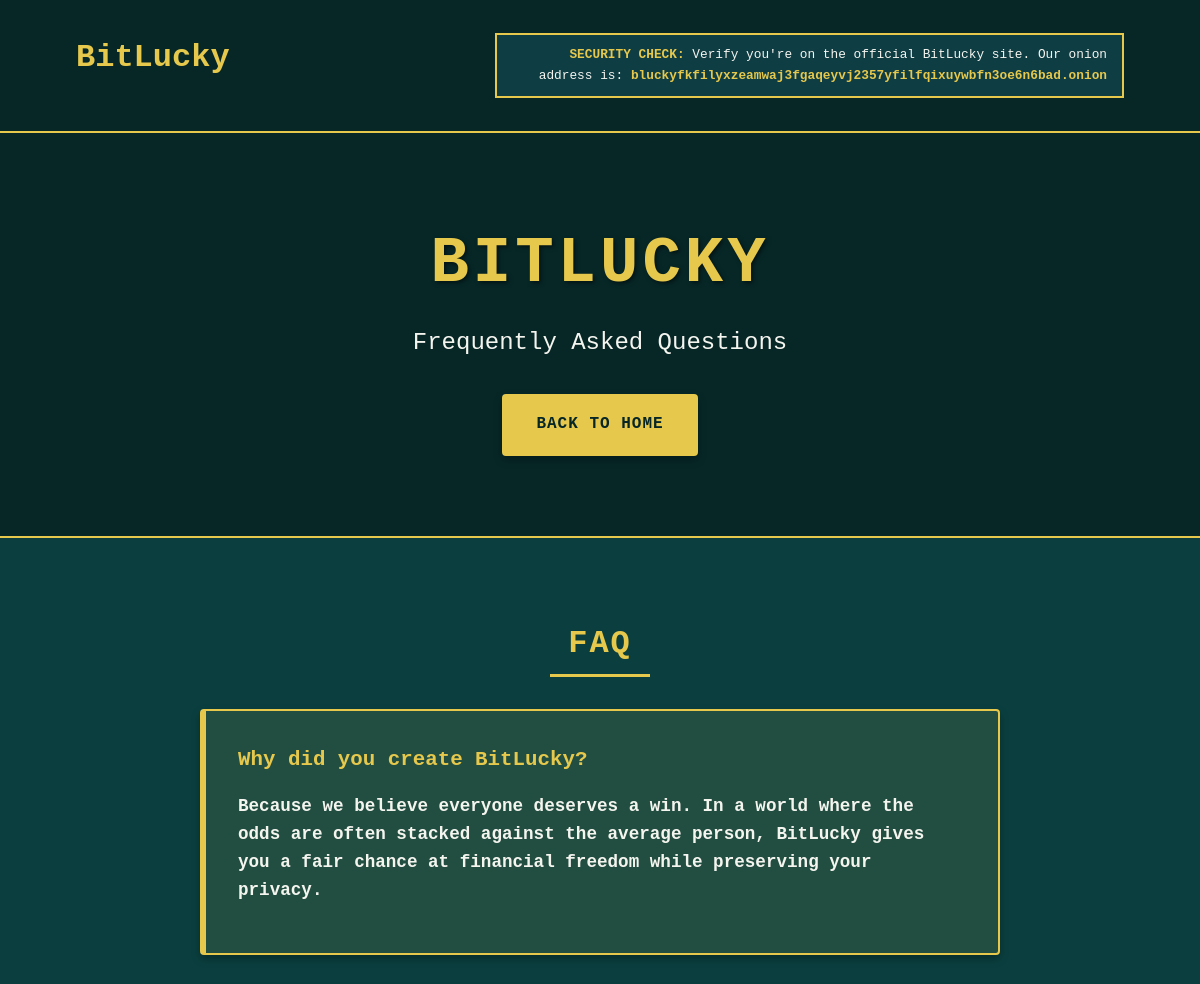
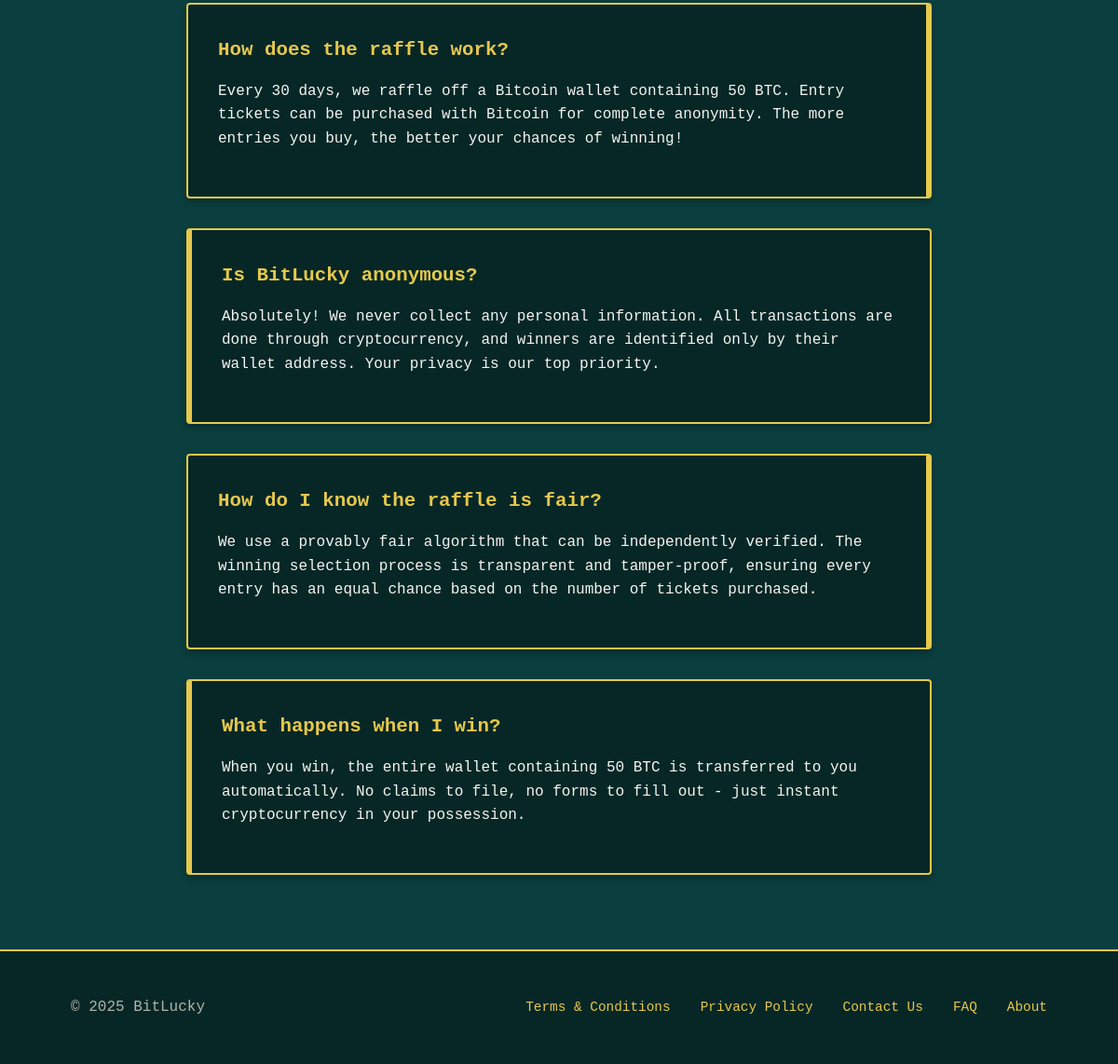
Page /faq on the committed database (2 pictures, top to bottom).
### models.py (models this page shows)
class FAQ(db.Model):
    id = db.Column(db.Integer, primary_key=True)
    question = db.Column(db.String(255), nullable=False)
    answer = db.Column(db.Text, nullable=False)
    order = db.Column(db.Integer, default=0)  # For ordering the FAQs

class SiteContent(db.Model):
    id = db.Column(db.Integer, primary_key=True)
    section = db.Column(db.String(64), nullable=False)  # e.g. 'hero', 'footer', etc.
    key = db.Column(db.String(64), nullable=False)  # e.g. 'title', 'subtitle', etc.
    value = db.Column(db.Text, nullable=False)
    description = db.Column(db.String(255), nullable=True)  # For admin UI

### app.py (the view)
@app.route('/faq')
def faq():
    faqs = FAQ.query.order_by(FAQ.order).all()
    wallet_content = get_wallet_content()
    return render_template('faq.html', faqs=faqs, wallet_content=wallet_content)

### app.py (called while the page is built)
def get_wallet_content():
    wallet_content = {
        'bitcoin_address': 'bc1qxy2kgdygjrsqtzq2n0yrf2493p83kkfjhx0wlh',  # Default
        'prize_amount': '0.1',  # Default
        'next_raffle_date': 'April 23, 2025'  # Default
    }
    for key in wallet_content.keys():
        content = SiteContent.query.filter_by(section='wallet', key=key).first()
        if content:
            wallet_content[key] = content.value
    wallet_content.update(get_countdown_info())
    return wallet_content

### templates/faq.html (shortened to what this page needs)
<!DOCTYPE html>
<html lang="en">
<head>
    <link rel="stylesheet" href="{{ url_for('static', filename='css/styles.css') }}">
    <link rel="stylesheet" href="{{ url_for('static', filename='css/faq.css') }}">
</head>
<body>
    <div class="logo-header">
        <div class="container">
            <div class="logo">
                <h1><a href="{{ url_for('index') }}">BitLucky</a></h1>
            </div>
            <div class="onion-verify">
                <strong>SECURITY CHECK:</strong> Verify you're on the official BitLucky site. Our onion address is: <strong>bluckyfkfilyxzeamwaj3fgaqeyvj2357yfilfqixuywbfn3oe6n6bad.onion</strong>
            </div>
        </div>
    </div>
    <header class="hero">
        <div class="container">
            <h1 class="hero-title">BitLucky</h1>
            <p class="hero-tagline">Frequently Asked Questions</p>
            <a href="{{ url_for('index') }}" class="cta-button">Back to Home</a>
        </div>
    </header>
    <section class="faq-section">
        <div class="container">
            <h2 class="section-title">FAQ</h2>
            <div class="faq-container">
                {% for faq in faqs %}
                <div class="faq-item">
                    <h3 class="faq-question">{{ faq.question }}</h3>
                    <div class="faq-answer">
                        {% if faq.question == "How does the raffle work?" %}
                            <p>Every 30 days, we raffle off a Bitcoin wallet containing {{ wallet_content.prize_amount }} BTC. Entry tickets can be purchased with Bitcoin for complete anonymity. The more entries you buy, the better your chances of winning!</p>
                        {% elif faq.question == "What happens when I win?" %}
                            <p>When you win, the entire wallet containing {{ wallet_content.prize_amount }} BTC is transferred to you automatically. No claims to file, no forms to fill out - just instant cryptocurrency in your possession.</p>
                        {% else %}
                            <p>{{ faq.answer }}</p>
                        {% endif %}
                    </div>
                </div>
                {% endfor %}
            </div>
        </div>
    </section>
    <footer class="footer">
        <div class="container">
            <div class="footer-content">
                <p class="copyright">© 2025 BitLucky</p>
                <nav class="footer-nav">
                    <a href="/terms" class="footer-link">Terms & Conditions</a>
                    <a href="/privacy" class="footer-link">Privacy Policy</a>
                    <a href="/contact" class="footer-link">Contact Us</a>
                    <a href="/faq" class="footer-link">FAQ</a>
                    <a href="/about" class="footer-link">About</a>
                </nav>
            </div>
        </div>
    </footer>
</body>
</html>

### static/css/styles.css (style rules this page uses)
:root { --color-bg: #0b3f3f; --color-accent: #e6c84c; --color-text: #f5f5f0; --color-dark: #072727; --color-light: #b3b3a6; --color-bronze: #cd7f32; --color-silver: #c0c0c0; --color-gold: #ffd700; --border-radius: 4px; --spacing-sm: 0.5rem; --spacing-md: 1rem; --spacing-lg: 2rem; --spacing-xl: 4rem; --font-family: 'Courier New', monospace; --box-shadow: 0 4px 8px rgba(0, 0, 0, 0.3); --border-style: 2px solid var(--color-accent); }
* { margin: 0; padding: 0; box-sizing: border-box; }
body { font-family: var(--font-family); background-color: var(--color-bg); color: var(--color-text); line-height: 1.6; }
.container { width: 90%; max-width: 1200px; margin: 0 auto; padding: var(--spacing-md); }
h1, h2, h3 { font-weight: bold; margin-bottom: var(--spacing-md); }
a { text-decoration: none; color: var(--color-accent); transition: all 0.3s ease; }
.section-title { text-align: center; font-size: 2rem; margin-bottom: var(--spacing-lg); text-transform: uppercase; letter-spacing: 2px; color: var(--color-accent); position: relative; padding-bottom: var(--spacing-sm); }
.section-title::after { content: ''; position: absolute; bottom: 0; left: 50%; transform: translateX(-50%); width: 100px; height: 3px; background-color: var(--color-accent); }
.hero { text-align: center; padding: var(--spacing-xl) 0; background-color: var(--color-dark); border-bottom: var(--border-style); }
.hero-title { font-size: 4rem; margin-bottom: var(--spacing-sm); color: var(--color-accent); text-transform: uppercase; letter-spacing: 4px; text-shadow: 2px 2px 4px rgba(0, 0, 0, 0.5); }
.hero-tagline { font-size: 1.5rem; margin-bottom: var(--spacing-lg); color: var(--color-text); }
.cta-button { display: inline-block; background-color: var(--color-accent); color: var(--color-dark); padding: var(--spacing-md) var(--spacing-lg); border-radius: var(--border-radius); font-weight: bold; text-transform: uppercase; letter-spacing: 1px; box-shadow: var(--box-shadow); border: 2px solid var(--color-accent); transition: all 0.3s ease; }
.footer { background-color: var(--color-dark); padding: var(--spacing-lg) 0; border-top: var(--border-style); }
.footer-content { display: flex; flex-direction: column; align-items: center; gap: var(--spacing-md); }
.copyright { font-size: 1rem; color: var(--color-light); margin: 0; }
.footer-nav { display: flex; flex-wrap: wrap; justify-content: center; gap: var(--spacing-lg); }
.footer-link { color: var(--color-accent); font-size: 0.9rem; transition: all 0.3s ease; }
@media (min-width: 768px) { .footer-content { flex-direction: row; justify-content: space-between; } }
.onion-verify { background-color: #0E3D44; border: 2px solid var(--color-accent); color: var(--color-text); padding: 10px 15px; text-align: center; font-family: monospace; font-size: 0.9rem; margin-bottom: 15px; }
.onion-verify strong { color: var(--color-accent); font-weight: bold; }
.logo-header { padding: var(--spacing-md) 0; background-color: var(--color-dark); border-bottom: var(--border-style); }
.logo-header .container { display: flex; justify-content: space-between; align-items: center; }
.logo { text-align: left; }
.logo h1 a { color: var(--color-accent); text-decoration: none; transition: color 0.2s ease; }
.onion-verify { margin-bottom: 0; font-size: 0.8rem; max-width: 60%; text-align: right; }

### static/css/faq.css (style rules this page uses)
.faq-section { padding: var(--spacing-xl) 0; text-align: left; }
.faq-container { display: flex; flex-direction: column; gap: var(--spacing-lg); max-width: 800px; margin: 0 auto; }
.faq-item { background-color: var(--color-dark); border-radius: var(--border-radius); box-shadow: var(--box-shadow); border: var(--border-style); overflow: hidden; padding: var(--spacing-lg); }
.faq-question { font-size: 1.3rem; color: var(--color-accent); margin-bottom: var(--spacing-md); position: relative; }
.faq-answer { color: var(--color-text); line-height: 1.6; }
.faq-answer p { margin-bottom: var(--spacing-md); }
.faq-item:nth-child(odd) { border-left: 6px solid var(--color-accent); }
.faq-item:nth-child(even) { border-right: 6px solid var(--color-accent); }
.faq-item:first-child { background-color: rgba(230, 200, 76, 0.1); }
.faq-item:first-child .faq-answer { font-size: 1.1rem; font-weight: bold; }

### rows in the picture
FAQ: question "Why did you create BitLucky?", answer "Because we believe everyone deserves a win. In a world where the odds are often stacked against the average person, BitLucky gives you a fair chance at financial freedom while preserving your privacy."
FAQ: question "How does the raffle work?"
SiteContent: prize_amount "50"
FAQ: question "Is BitLucky anonymous?", answer "Absolutely! We never collect any personal information. All transactions are done through cryptocurrency, and winners are identified only by their wallet address. Your privacy is our top priority."
FAQ: question "How do I know the raffle is fair?", answer "We use a provably fair algorithm that can be independently verified. The winning selection process is transparent and tamper-proof, ensuring every entry has an equal chance based on the number of tickets purchased."
FAQ: question "What happens when I win?"
